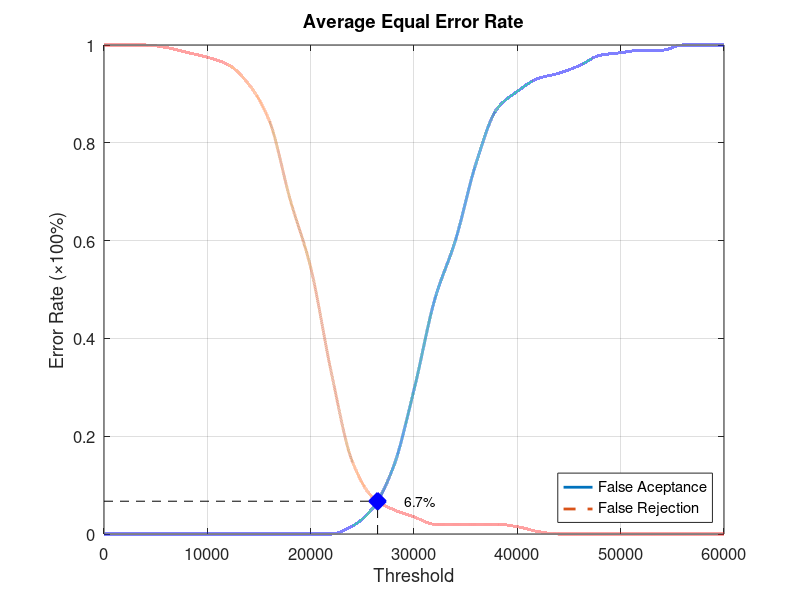
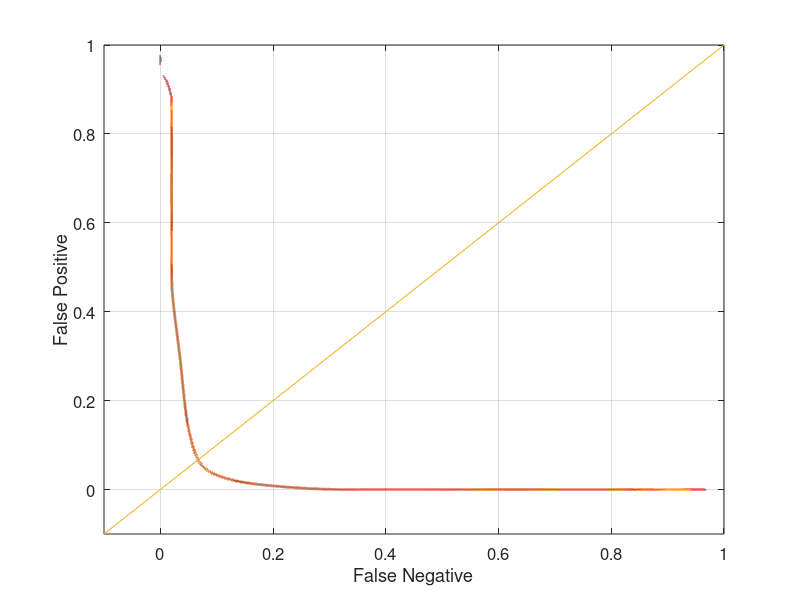

Reproduce these figures in MATLAB, in order.
function yEER = Database1_3
close all;
clear;
clc;
x = 0:2000:60000;
xq = 0:0.5:60000;

y0 = [0 0 0 0 0 0 0 0 0 0 0 0 0.0157895 0.0526316 0.136842 0.294737 0.478947 0.6 0.757895 0.868421 0.905263 0.931579 0.942105 0.957895 0.978947 0.984211 0.989474 0.989474 1 1 1];
yy0 = interp1(x, y0, xq, 'pchip');
y1 = [1 1 1 0.995 0.985 0.975 0.96 0.92 0.845 0.685 0.545 0.33 0.15 0.075 0.05 0.035 0.02 0.02 0.02 0.02 0.015 0.005 0 0 0 0 0 0 0 0 0];
yy1 = interp1(x, y1, xq, 'pchip');

% Calculating EER: 
y2 = abs(y0 - y1);
find(y2 == min(y2))
yy2 = abs(yy0 - yy1);
xEER = find(yy2 == min(yy2));
xEERIndex = xq(xEER) % X-axis EER
yEER = yy0(xEER) % Y-axis EER

main = figure
plot(xq, yy0,'-','LineWidth', 2);	hold on
plot(xq, yy1,'--','LineWidth', 2);	hold on
plot([xEERIndex xEERIndex], [0 yEER], 'k--');	hold on
plot([0 xEERIndex], [yEER yEER], 'k--');	hold on
plot(xEERIndex, yEER, 'bx', 'LineWidth', 10);	hold on
text(xEERIndex + 10 * xEERIndex / 100, yEER, [num2str(round((10000 * yEER)) / 100) '%'])
legend('False Aceptance', 'False Rejection', 'Location', 'SouthEast')
xlabel('Threshold')
ylabel('Error Rate (\times100%)')
title('Average Equal Error Rate')
set(gca, 'FontSize', 12)
axis([0 60000 0 1])
grid on

print(main, 'Database1_3Main', '-dpng');
FNRxFPR = figure('Color', [1 1 1]);
plot(yy1, yy0, '-', yy1, yy0, 'LineWidth', 2);
hold on
y = -0.1:0.1:1
plot(y, y); 
set(gca, 'FontSize', 12)
xlabel('False Negative')
ylabel('False Positive')
axis([-0.1 1 -0.1 1])
set(gca, 'FontSize', 12)
grid on

print(FNRxFPR, 'Database1_3FNRxFPR','-dpng');
end
